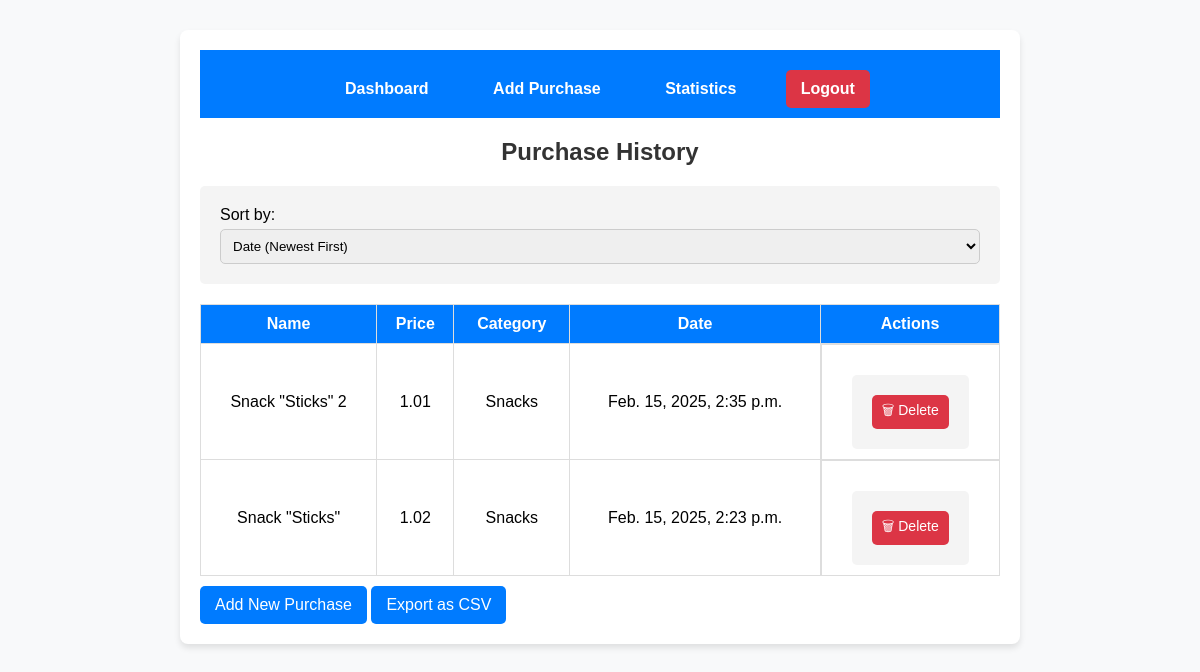
The app's page /purchases/dashboard/ (signed in), older data.
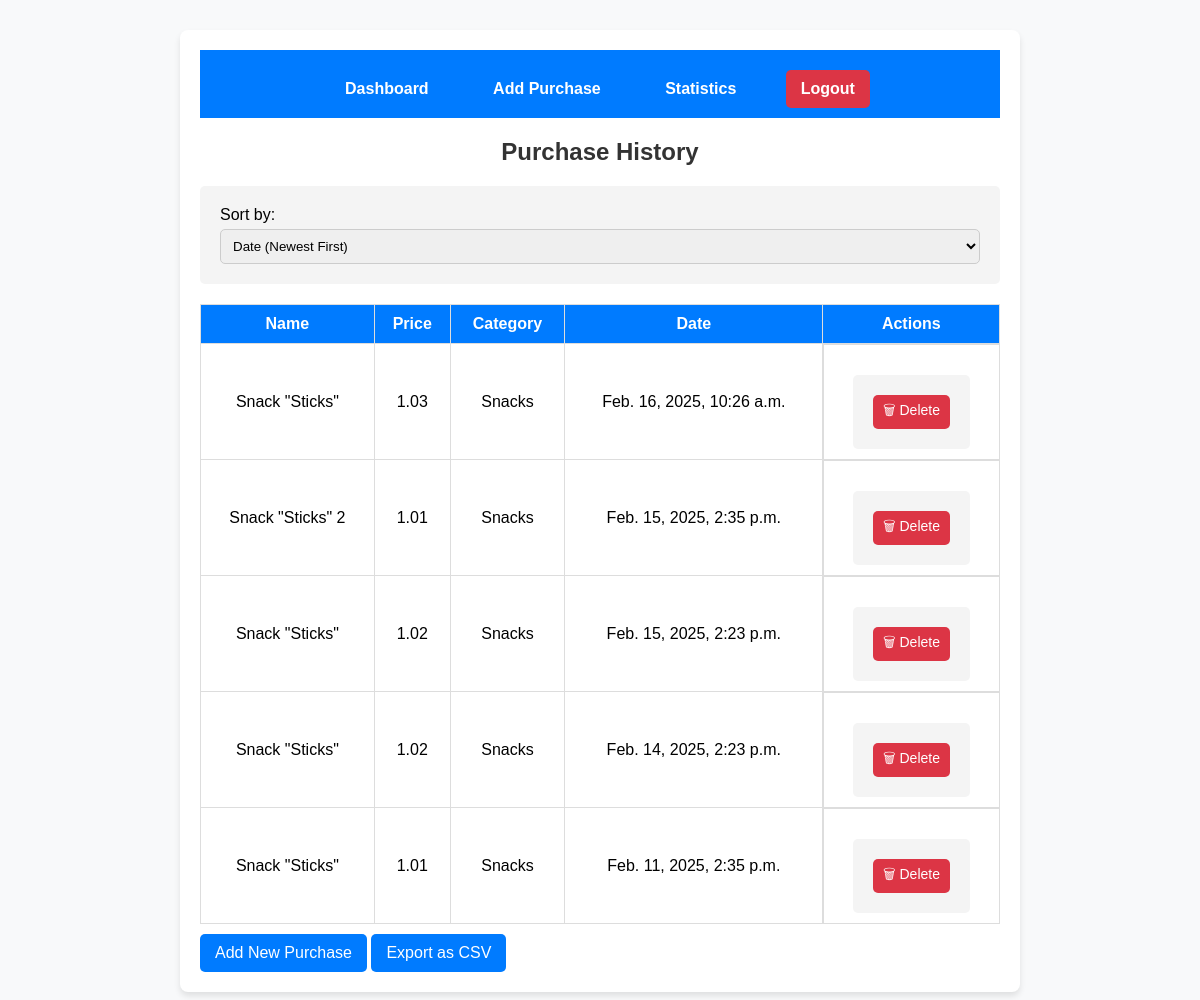
The same page, newer data.
### purchases/models.py (models this page shows, shortened)
class Purchase(models.Model):
    user = models.ForeignKey(settings.AUTH_USER_MODEL, on_delete=models.CASCADE)
    name = models.CharField(max_length=255)
    price = models.DecimalField(max_digits=10, decimal_places=2)
    category = models.CharField(max_length=255)
    barcode = models.CharField(max_length=100)
    date = models.DateTimeField(auto_now_add=True)
    class Meta:
        unique_together = ("user", "barcode", "date")

### purchases/views.py (the view)
# urls.py: path('dashboard/', views.dashboard, name='dashboard'),
@login_required
def dashboard(request):
    sort_by = request.GET.get("sort", "date_desc")
    purchases = Purchase.objects.filter(user=request.user)
    if sort_by == "date_asc":
        purchases = purchases.order_by("date")
    elif sort_by == "date_desc":
        purchases = purchases.order_by("-date")
    elif sort_by == "price_asc":
        purchases = purchases.order_by("price")
    elif sort_by == "price_desc":
        purchases = purchases.order_by("-price")
    return render(request, "purchases/dashboard.html", {"purchases": purchases, "sort_by": sort_by})

### accounts/context_processors.py (called while the page is built)
def user_currency(request):
    if request.user.is_authenticated:
        profile = UserProfile.objects.filter(user=request.user).first()
        if profile:
            return {"USER_CURRENCY": profile.get_currency_display()}
    return {"USER_CURRENCY": "US Dollar ($)"}

### templates/purchases/dashboard.html (shortened to what this page needs)
{% extends '../base.html' %}
{% block content %}
<h2>Purchase History</h2>
<form method="GET" id="sort-form">
    <label for="sort">Sort by:</label>
    <select name="sort" id="sort" onchange="document.getElementById('sort-form').submit();">
        <option value="date_desc" {% if sort_by == "date_desc" %}selected{% endif %}>Date (Newest First)</option>
    </select>
</form>
<table>
    <thead>
        <tr>
            <th>Name</th>
            <th>Price</th>
            <th>Category</th>
            <th>Date</th>
            <th>Actions</th>
        </tr>
    </thead>
    <tbody>
        {% for purchase in purchases %}
        <tr>
            <td>{{ purchase.name }}</td>
            <td>{{ purchase.price }}</td>
            <td>{{ purchase.category }}</td>
            <td>{{ purchase.date }}</td>
            <td class="table-actions">
                <form method="POST" action="{% url 'delete_purchase' purchase.id %}" style="display:inline;">
                    <button type="submit" class="btn-delete" onclick="return confirm('Are you sure you want to delete this purchase?')">
                        🗑 Delete
                    </button>
                </form>
            </td>
        </tr>
        {% endfor %}
    </tbody>
</table>
<div class="text-center">
    <a href="{% url 'upload_barcode' %}" class="btn">Add New Purchase</a>
    <a href="{% url 'export_purchases_csv' %}" class="btn">Export as CSV</a>
</div>
{% endblock %}

### templates/base.html (shortened to what this page needs)
<!DOCTYPE html>
<html lang="en">
<head>
    {% load static %}
    <link rel="stylesheet" type="text/css" href="{% static 'css/style.css' %}">
</head>
<body>
<div class="container">
    <nav>
        {% if user.is_authenticated %}
            <a href="{% url 'dashboard' %}">Dashboard</a>
            <a href="{% url 'upload_barcode' %}">Add Purchase</a>
            <a href="{% url 'stats' %}">Statistics</a>
            <a href="{% url 'signout' %}" class="btn btn-danger">Logout</a>
        {% else %}
            <a href="{% url 'signup' %}">Sign Up</a>
            <a href="{% url 'signin' %}">Login</a>
        {% endif %}
    </nav>
    {% block content %}
    {% endblock %}
</div>
</body>
</html>

### static/css/style.css (style rules this page uses)
body { font-family: Arial, sans-serif; background-color: #f8f9fa; margin: 0; padding: 0; }
.container { max-width: 800px; margin: 30px auto; padding: 20px; background-color: white; box-shadow: 0px 4px 6px rgba(0, 0, 0, 0.1); border-radius: 8px; }
nav { background-color: #007bff; padding: 10px; text-align: center; }
nav a { color: white; text-decoration: none; margin: 0 15px; font-weight: bold; display: inline-block; padding: 8px 15px; border-radius: 5px; }
h2 { text-align: center; color: #333; }
.btn { display: inline-block; padding: 10px 15px; background-color: #007bff; color: white; border-radius: 5px; text-decoration: none; border: none; cursor: pointer; font-size: 16px; text-align: center; margin-top: 10px; }
.btn-danger { background-color: #dc3545; }
form { margin-top: 20px; padding: 20px; border-radius: 5px; background: #f4f4f4; }
input, select, textarea { width: 100%; padding: 8px; margin-top: 5px; border: 1px solid #ccc; border-radius: 5px; display: block; }
button { width: 100%; padding: 10px; background-color: #007bff; color: white; border: none; border-radius: 5px; cursor: pointer; }
table { width: 100%; border-collapse: collapse; margin-top: 20px; }
th, td { border: 1px solid #ddd; padding: 10px; text-align: center; }
th { background-color: #007bff; color: white; }
.table-actions { display: flex; justify-content: center; align-items: center; gap: 5px; }
.table-actions button { padding: 5px 10px; font-size: 14px; border-radius: 5px; cursor: pointer; }
.btn-delete { background-color: #dc3545; color: white; border: none; }

Row changes from the older to the newer data that the page shows:
added Purchase: name "Snack \"Sticks\"", price "1.03", category "Snacks", date "Feb. 16, 2025, 10:26 a.m."
added Purchase: name "Snack \"Sticks\"", price "1.02", category "Snacks", date "Feb. 14, 2025, 2:23 p.m."
added Purchase: name "Snack \"Sticks\"", price "1.01", category "Snacks", date "Feb. 11, 2025, 2:35 p.m."
